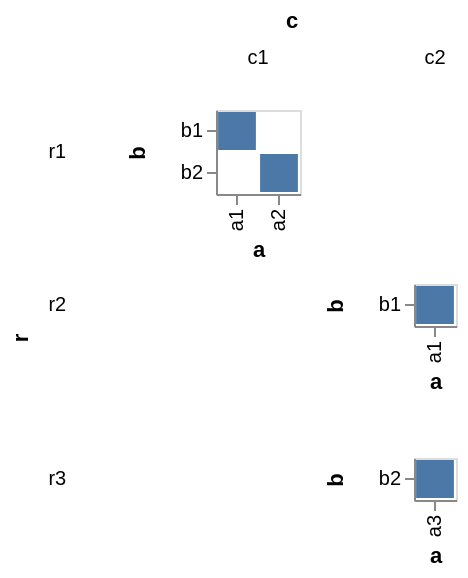

The specification (Vega-Lite) saved for this image:
### Vega specification from a JSON file in a GitHub repository (floating-point values rounded to 4 significant figures)
{"$schema": "https://vega.github.io/schema/vega/v3.0.json", "autosize": "pad", "padding": 5, "data": [{"name": "source_0", "values": [{"r": "r1", "c": "c1", "a": "a1", "b": "b1"}, {"r": "r1", "c": "c1", "a": "a2", "b": "b2"}, {"r": "r2", "c": "c2", "a": "a1", "b": "b1"}, {"r": "r3", "c": "c2", "a": "a3", "b": "b2"}]}, {"name": "cross_column_domain_row_domain", "source": "source_0", "transform": [{"type": "aggregate", "groupby": ["c", "r"], "fields": ["a", "b"], "ops": ["distinct", "distinct"]}]}, {"name": "column_domain", "source": "cross_column_domain_row_domain", "transform": [{"type": "aggregate", "groupby": ["c"], "fields": ["distinct_a"], "ops": ["max"], "as": ["distinct_a"]}]}, {"name": "row_domain", "source": "cross_column_domain_row_domain", "transform": [{"type": "aggregate", "groupby": ["r"], "fields": ["distinct_b"], "ops": ["max"], "as": ["distinct_b"]}]}], "signals": [{"name": "child_x_step", "value": 21}, {"name": "child_y_step", "value": 21}], "layout": {"padding": {"row": 10, "column": 10}, "offset": 10, "columns": {"signal": "length(data('column_domain'))"}, "bounds": "full", "align": "all"}, "marks": [{"name": "row_title", "role": "row-title", "type": "group", "marks": [{"type": "text", "role": "row-title-text", "style": "guide-title", "encode": {"update": {"align": {"value": "center"}, "text": {"value": "r"}, "angle": {"value": 270}}}}]}, {"name": "column_title", "role": "column-title", "type": "group", "marks": [{"type": "text", "role": "column-title-text", "style": "guide-title", "encode": {"update": {"align": {"value": "center"}, "text": {"value": "c"}}}}]}, {"name": "row_header", "type": "group", "role": "row-header", "from": {"data": "row_domain"}, "sort": {"field": "datum[\"r\"]", "order": "ascending"}, "title": {"text": {"signal": "''+parent[\"r\"]"}, "offset": 10, "orient": "left", "style": "guide-label", "encode": {"update": {"fontWeight": {"value": "normal"}, "angle": {"value": 0}, "fontSize": {"value": 10}, "align": {"value": "right"}, "baseline": {"value": "middle"}}}}, "encode": {"update": {"height": {"signal": "bandspace(datum[\"distinct_b\"], 0.1, 0.05) * child_y_step"}}}}, {"name": "column_header", "type": "group", "role": "column-header", "from": {"data": "column_domain"}, "sort": {"field": "datum[\"c\"]", "order": "ascending"}, "title": {"text": {"signal": "''+parent[\"c\"]"}, "offset": 10, "orient": "top", "style": "guide-label", "encode": {"update": {"fontWeight": {"value": "normal"}, "angle": {"value": 0}, "fontSize": {"value": 10}}}}, "encode": {"update": {"width": {"signal": "bandspace(datum[\"distinct_a\"], 0.1, 0.05) * child_x_step"}}}}, {"name": "cell", "type": "group", "style": "cell", "from": {"facet": {"name": "facet", "data": "source_0", "groupby": ["r", "c"], "aggregate": {"cross": true, "fields": ["a", "b"], "ops": ["distinct", "distinct"]}}}, "sort": {"field": ["datum[\"r\"]", "datum[\"c\"]"], "order": ["ascending", "ascending"]}, "encode": {"update": {"width": {"signal": "bandspace(datum[\"distinct_a\"], 0.1, 0.05) * child_x_step"}, "height": {"signal": "bandspace(datum[\"distinct_b\"], 0.1, 0.05) * child_y_step"}}}, "marks": [{"name": "child_marks", "type": "rect", "style": ["rect"], "from": {"data": "facet"}, "encode": {"update": {"x": {"scale": "child_x", "field": "a"}, "width": {"scale": "child_x", "band": true}, "y": {"scale": "child_y", "field": "b"}, "height": {"scale": "child_y", "band": true}, "fill": {"value": "#4c78a8"}}}}], "scales": [{"name": "child_x", "type": "band", "domain": {"data": "facet", "field": "a", "sort": true}, "range": {"step": {"signal": "child_x_step"}}, "paddingInner": 0.1, "paddingOuter": 0.05}, {"name": "child_y", "type": "band", "domain": {"data": "facet", "field": "b", "sort": true}, "range": {"step": {"signal": "child_y_step"}}, "paddingInner": 0.1, "paddingOuter": 0.05}], "axes": [{"scale": "child_x", "orient": "bottom", "title": "a", "zindex": 1, "encode": {"labels": {"update": {"angle": {"value": 270}, "align": {"value": "right"}, "baseline": {"value": "middle"}}}}}, {"scale": "child_y", "orient": "left", "title": "b", "zindex": 1}]}], "config": {"axisY": {"minExtent": 30}}}
